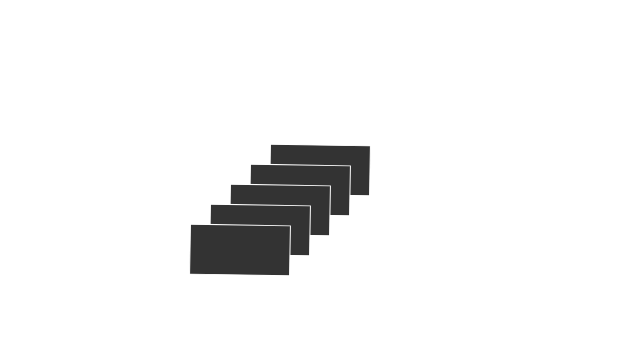
Frame 1 (no input)
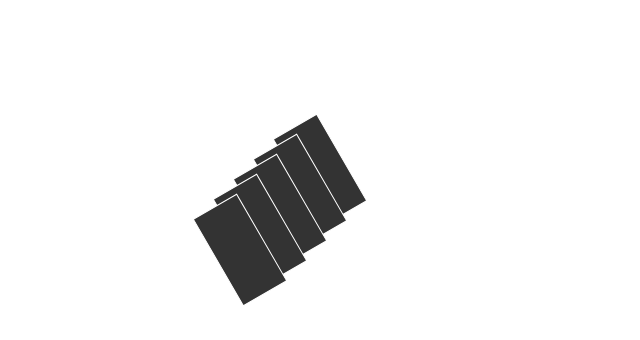
Frame 60 (no input)
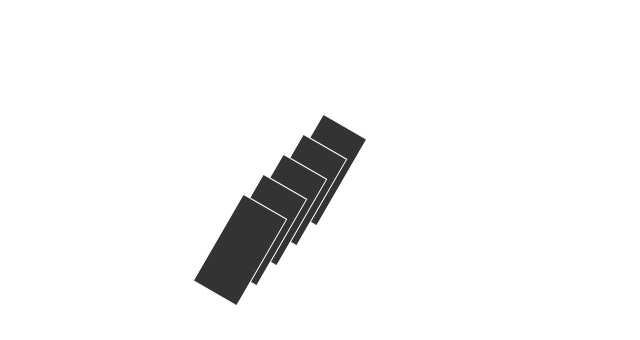
Frame 120 (the mouse pressed at the canvas centre since frame 60)

The p5.js sketch that drew these frames (run headless with seeded random() and noise() and a simulated clock; from frame 60 on, the mouse is pressed at the canvas centre):

// p5.js sketch
// ── sketch.js
let squares = [];

function setup() {
    createCanvas(640, 340);

    let centerX = width / 2;
    let centerY = height / 2;
    let w = 100;
    let h = 50;
    let dx = 20;

    for (let i = 0; i < 5; i++) {
        squares.push(new Square(
            centerX - (i * dx),
            centerY + (i * dx),
            w,
            h
        ));
    }
}

function draw() {
    background(255);
    squares.forEach((square) => {
        push();
        square.step();
        square.render();
        pop();
    });
}

class Square {
    constructor(x, y, width, height, delay) {
        this.x = x;
        this.y = y;
        this.width = width;
        this.height = height;
        this.delay = delay;
    }

    render() {
        rectMode(CENTER);
        fill(51);
        stroke(255, 255, 255);
        rect(0, 0, this.width, this.height);
    }

    step() {
        translate(this.x, this.y);
        rotate(radians(frameCount));
    }
}
